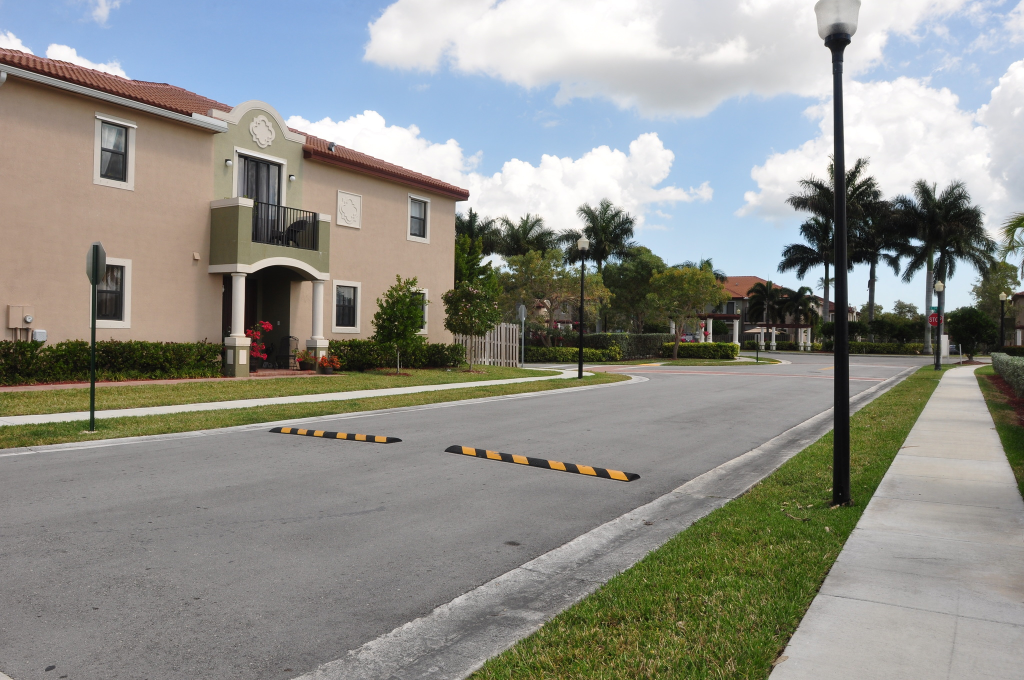
#> input picture 006.jpg, 2048 x 1360 px (shown at 1/2 size)
$ python 'Codigo Main.py'
#> lines starting #> are read from the running program, lines starting #| are printed output that depends on the picture
import cv2
import numpy as np

def read_and_resize(path, scale=0.5):
#> called with path = '006.jpg', scale = 0.5
    img = cv2.imread(path)
#> img is the input picture: shape (1360, 2048, 3); mean B, G, R 137.7, 144, 143.7
    if img is None:
        raise FileNotFoundError(f"No se encontró la imagen: {path}")
    return cv2.resize(img, (0, 0), fx=scale, fy=scale)

def detect_and_match_features(img1, img2):
    sift = cv2.SIFT_create()
    kp1, des1 = sift.detectAndCompute(img1, None)
    kp2, des2 = sift.detectAndCompute(img2, None)

    index_params = dict(algorithm=1, trees=5)
    search_params = dict(checks=50)
    flann = cv2.FlannBasedMatcher(index_params, search_params)

    matches = flann.knnMatch(des1, des2, k=2)

    pts1, pts2 = [], []
    for m, n in matches:
        if m.distance < 0.7 * n.distance:
            pts1.append(kp1[m.queryIdx].pt)
            pts2.append(kp2[m.trainIdx].pt)

    return np.float32(pts1), np.float32(pts2)

def stitch_pair(base_img, new_img):
    pts1, pts2 = detect_and_match_features(base_img, new_img)
    H, _ = cv2.findHomography(pts2, pts1, cv2.RANSAC)

    height1, width1 = base_img.shape[:2]
    height2, width2 = new_img.shape[:2]

    corners_new = np.float32([[0, 0], [0, height2], [width2, height2], [width2, 0]]).reshape(-1, 1, 2)
    warped_corners = cv2.perspectiveTransform(corners_new, H)

    all_corners = np.concatenate((np.float32([[0, 0], [0, height1], [width1, height1], [width1, 0]]).reshape(-1, 1, 2), warped_corners), axis=0)
    [xmin, ymin] = np.int32(all_corners.min(axis=0).ravel() - 0.5)
    [xmax, ymax] = np.int32(all_corners.max(axis=0).ravel() + 0.5)

    translation = [-xmin, -ymin]
    H_translate = np.array([[1, 0, translation[0]], [0, 1, translation[1]], [0, 0, 1]])

    result = cv2.warpPerspective(new_img, H_translate @ H, (xmax - xmin, ymax - ymin))
    result[translation[1]:translation[1] + height1, translation[0]:translation[0] + width1] = base_img

    return result

def crop_black_borders(panorama):
    gray = cv2.cvtColor(panorama, cv2.COLOR_BGR2GRAY)
    _, thresh = cv2.threshold(gray, 1, 255, cv2.THRESH_BINARY)
    contours, _ = cv2.findContours(thresh, cv2.RETR_EXTERNAL, cv2.CHAIN_APPROX_SIMPLE)

    if contours:
        x, y, w, h = cv2.boundingRect(contours[0])
        return panorama[y:y+h, x:x+w]
    return panorama

# MAIN
if __name__ == "__main__":
    # Rutas de las imágenes en orden
    paths = ["006.jpg", "007.jpg", "008.jpg"]
    images = [read_and_resize(p, 0.5) for p in paths]
#> call 2 of read_and_resize, with path = '007.jpg', scale = 0.5
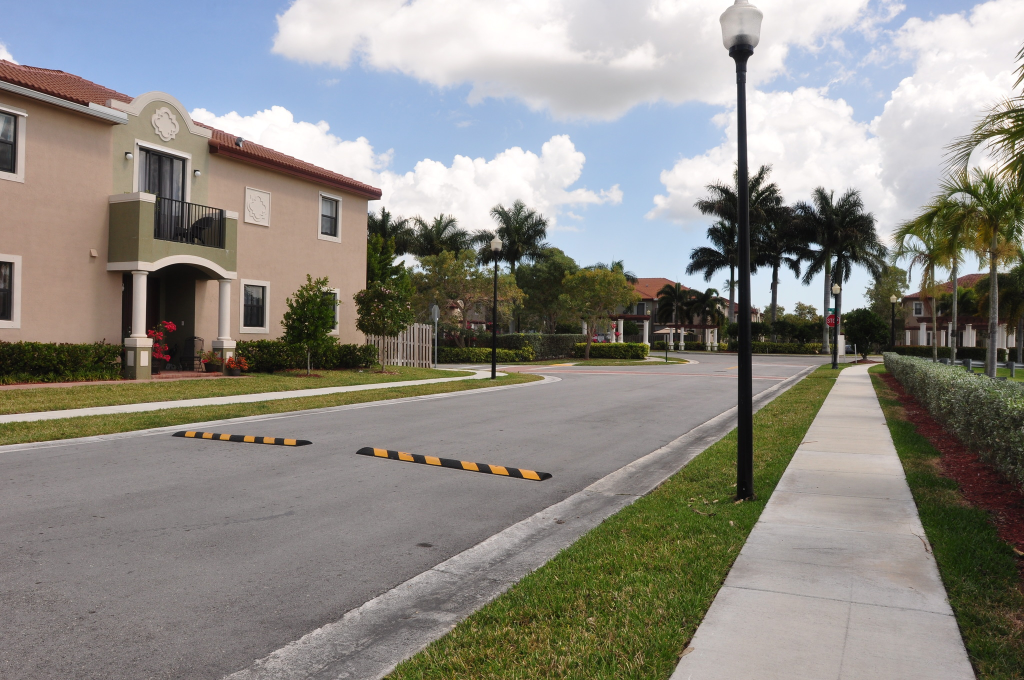
#> input picture 007.jpg, 2048 x 1360 px (shown at 1/2 size)
#> in read_and_resize, img is the input picture: shape (1360, 2048, 3); mean B, G, R 131.4, 137.8, 140.6
#> call 3 of read_and_resize, with path = '008.jpg', scale = 0.5
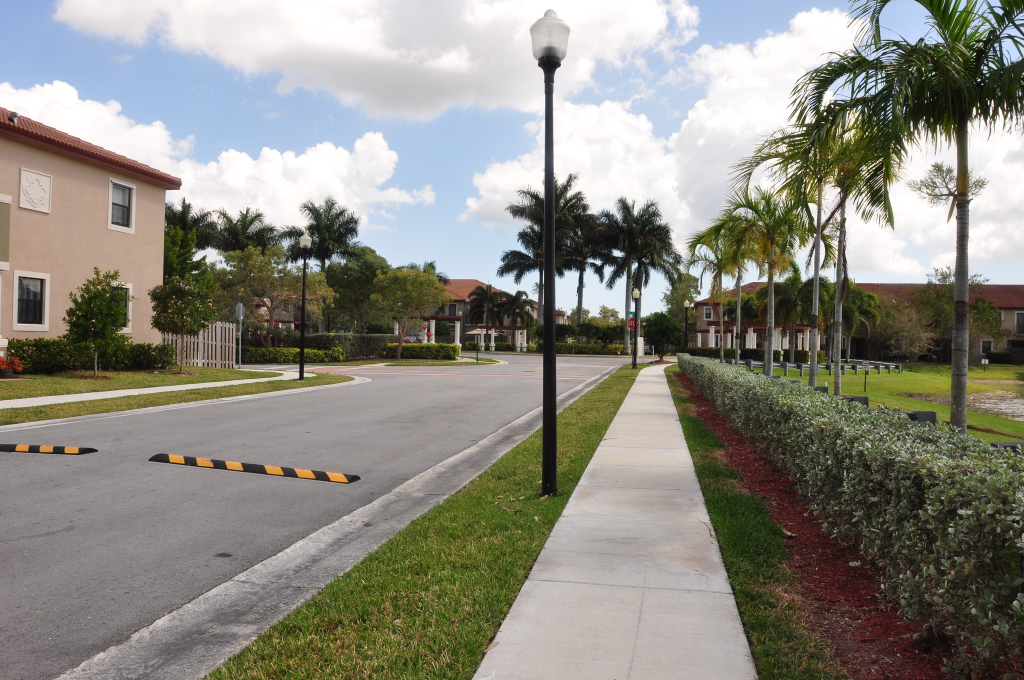
#> input picture 008.jpg, 2048 x 1360 px (shown at 1/2 size)
#> in read_and_resize, img is the input picture: shape (1360, 2048, 3); mean B, G, R 128.4, 137.5, 139.4
#> in read_and_resize (call 3), `return cv2.resize(img, (0, 0), fx=scale, fy=scale)`:
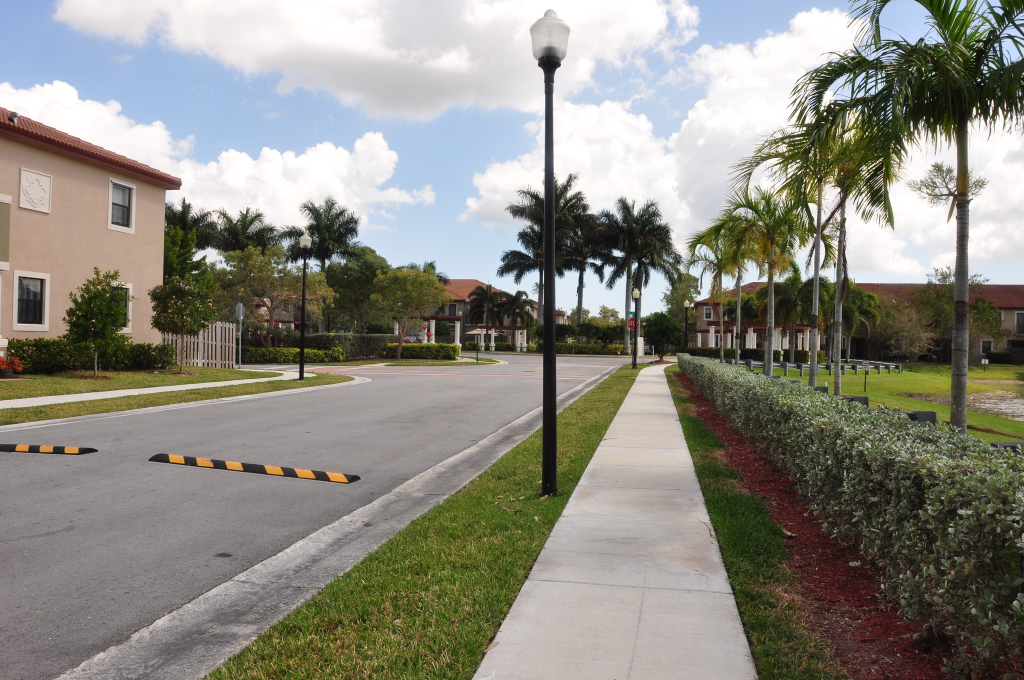
#> returned value: shape (680, 1024, 3); mean of channels 0, 1, 2 128.5, 137.7, 139.5; drawn as B, G, R
#> images = 3 items

    panorama = images[0]
    for i in range(1, len(images)):
        panorama = stitch_pair(panorama, images[i])
#> this loop made 2 passes
#> (height1 in stitch_pair, width1 in stitch_pair, height2 in stitch_pair, width2 in stitch_pair, corners_new in stitch_pair) on passes 1 to 2: (680, 1024, 680, 1024, [[0, 0], [0, 680], [1024, 680], [1024, 0]]), (728, 1151, 680, 1024, [[0, 0], [0, 680], [1024, 680], [1024, 0]])
#> pass 1, in stitch_pair, `result = cv2.warpPerspective(new_img, H_translate @ H, (xmax - xmin, y..`:
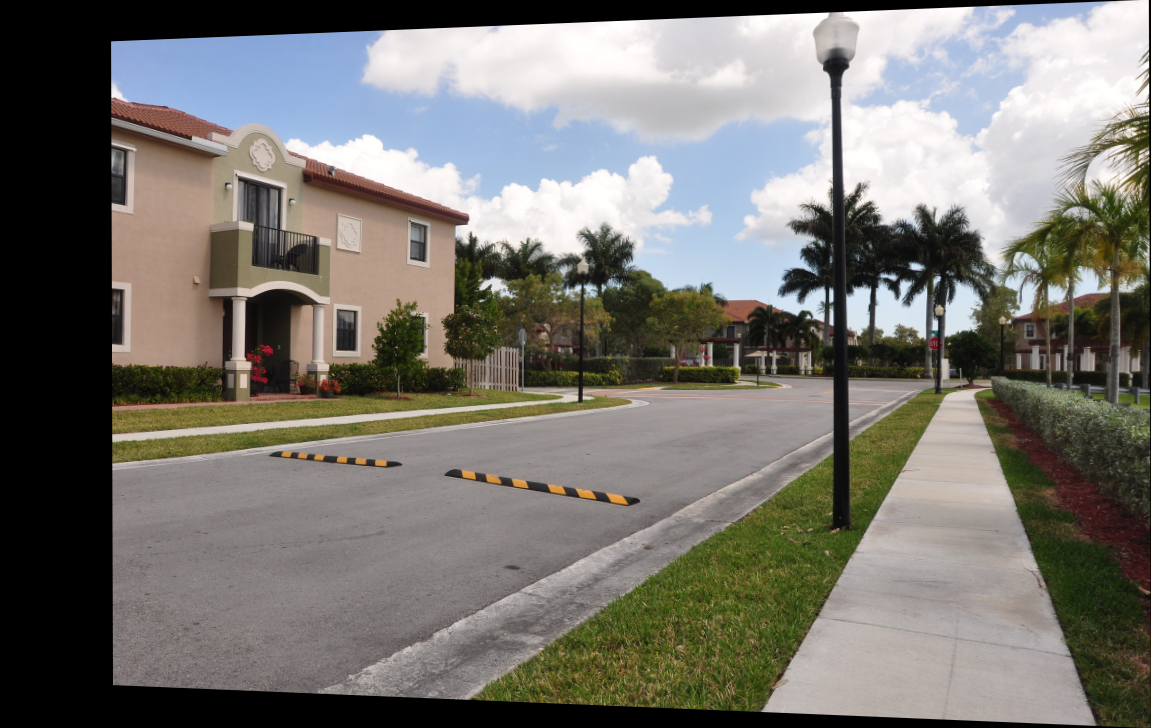
#> result: shape (728, 1151, 3); mean of channels 0, 1, 2 111.8, 117.4, 119.5; drawn as B, G, R
#> pass 1, `panorama = stitch_pair(panorama, images[i])`:
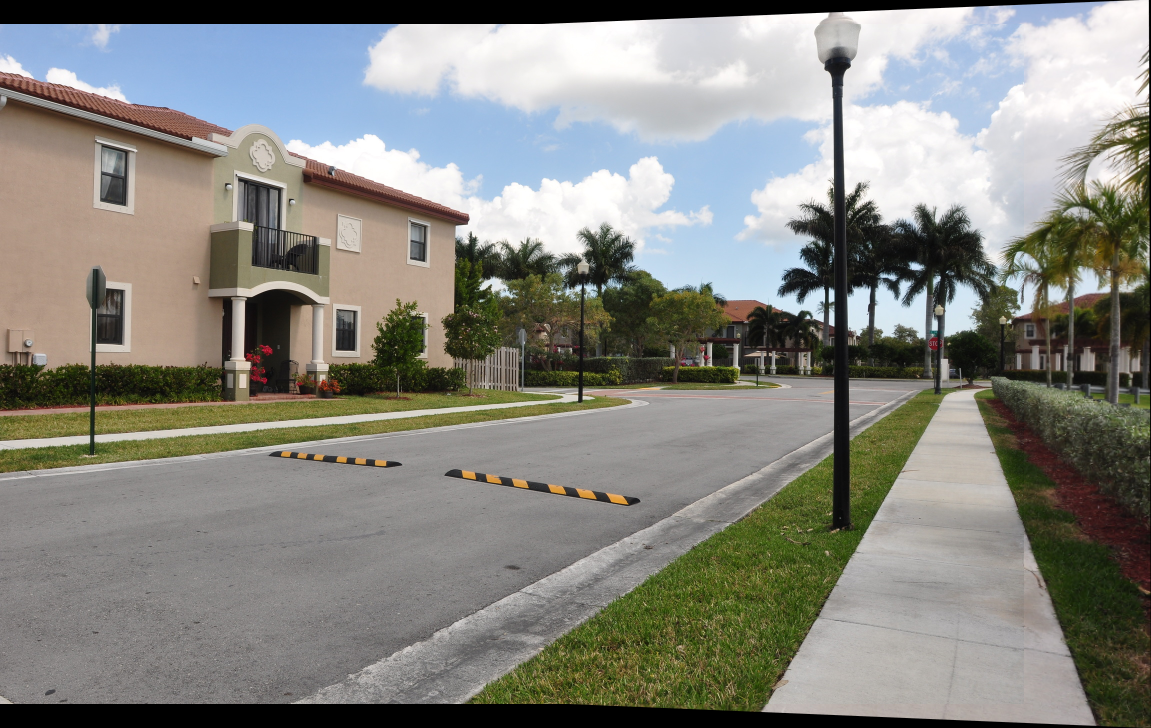
#> panorama: shape (728, 1151, 3); mean of channels 0, 1, 2 127.4, 134, 134; drawn as B, G, R
#> pass 2, `panorama = stitch_pair(panorama, images[i])`:
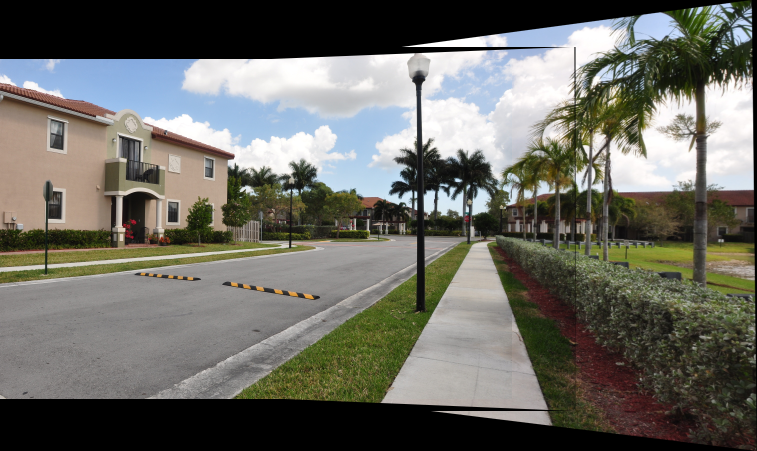
#> panorama: shape (902, 1514, 3) (shown at 1/2 size); mean of channels 0, 1, 2 99.7, 106.9, 107.3; drawn as B, G, R

   # Solo se une la primera y segunda imagen (la tercera queda sin usar)
    panorama = stitch_pair(images[0], images[1])
#> in detect_and_match_features (call 3), `kp1, des1 = sift.detectAndCompute(img1, None)`: kp1 = 2454 keypoints; strongest (x, y, size): (837, 40, 17.8), (915, 242, 6.6), (832, 298, 4.6), (832, 268, 4.5)
#> in detect_and_match_features (call 3), `kp2, des2 = sift.detectAndCompute(img2, None)`: kp2 = 2605 keypoints; strongest (x, y, size): (814, 247, 6.1), (741, 50, 16.9), (794, 257, 4.3), (736, 278, 3.3)
#> in detect_and_match_features (call 3), `matches = flann.knnMatch(des1, des2, k=2)`: matches = 2454 matches

    # No se recortan bordes negros
    # No se muestra ni guarda correctamente

    cv2.imshow("Panorama", panorama)
    cv2.waitKey(0)
    cv2.destroyAllWindows()
